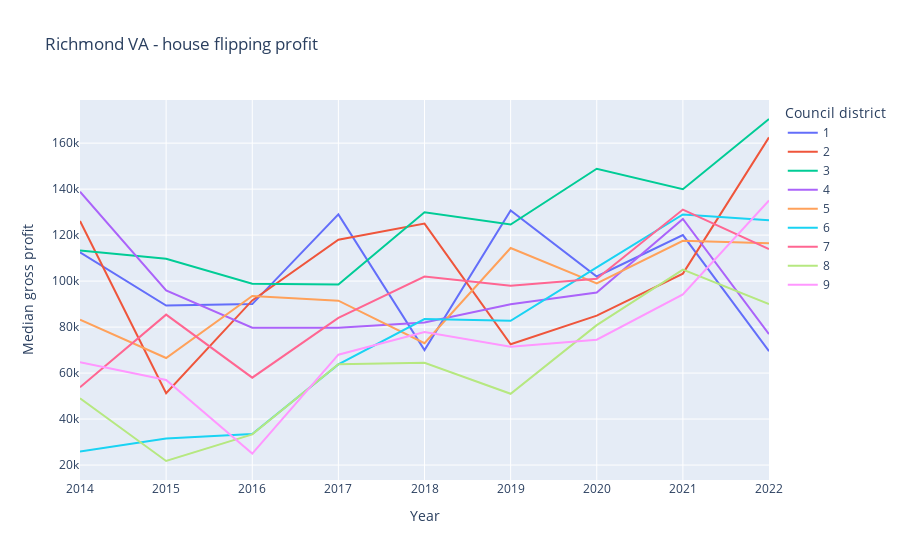

Write notebook code for a chart like this one.
### Code cell
px.line(fyn, x='year', y='median', color='dist',
       title='Richmond VA - house flipping profit',
       labels={
                     "year": "Year",
                     "median": "Median gross profit",
                     "dist": "Council district"
                 })

### Figure 1 — Plotly figure (JSON) as saved in the notebook; plotly's stock layout.template omitted (floating-point values rounded to 4 significant figures)
{"data": [{"hovertemplate": "Council district=1<br>Year=%{x}<br>Median gross profit=%{y}<extra></extra>", "legendgroup": "1", "line": {"color": "#636efa", "dash": "solid"}, "mode": "lines", "name": "1", "orientation": "v", "showlegend": true, "type": "scatter", "x": [2014, 2015, 2016, 2017, 2018, 2019, 2020, 2021, 2022], "xaxis": "x", "y": [112500, 89400, 90000, 129000, 70000, 130750, 102000, 120000, 69500], "yaxis": "y"}, {"hovertemplate": "Council district=2<br>Year=%{x}<br>Median gross profit=%{y}<extra></extra>", "legendgroup": "2", "line": {"color": "#EF553B", "dash": "solid"}, "mode": "lines", "name": "2", "orientation": "v", "showlegend": true, "type": "scatter", "x": [2014, 2015, 2016, 2017, 2018, 2019, 2020, 2021, 2022], "xaxis": "x", "y": [126200.0, 51250, 91600, 118000, 125000, 72550, 85000, 103250, 162500], "yaxis": "y"}, {"hovertemplate": "Council district=3<br>Year=%{x}<br>Median gross profit=%{y}<extra></extra>", "legendgroup": "3", "line": {"color": "#00cc96", "dash": "solid"}, "mode": "lines", "name": "3", "orientation": "v", "showlegend": true, "type": "scatter", "x": [2014, 2015, 2016, 2017, 2018, 2019, 2020, 2021, 2022], "xaxis": "x", "y": [113350, 109700.0, 98900, 98500, 129950, 124600.0, 148875, 139950, 170500], "yaxis": "y"}, {"hovertemplate": "Council district=4<br>Year=%{x}<br>Median gross profit=%{y}<extra></extra>", "legendgroup": "4", "line": {"color": "#ab63fa", "dash": "solid"}, "mode": "lines", "name": "4", "orientation": "v", "showlegend": true, "type": "scatter", "x": [2014, 2015, 2016, 2017, 2018, 2019, 2020, 2021, 2022], "xaxis": "x", "y": [138900, 96000, 79750, 79750, 82000, 89975, 95000.0, 127000, 76948], "yaxis": "y"}, {"hovertemplate": "Council district=5<br>Year=%{x}<br>Median gross profit=%{y}<extra></extra>", "legendgroup": "5", "line": {"color": "#FFA15A", "dash": "solid"}, "mode": "lines", "name": "5", "orientation": "v", "showlegend": true, "type": "scatter", "x": [2014, 2015, 2016, 2017, 2018, 2019, 2020, 2021, 2022], "xaxis": "x", "y": [83200, 66560.0, 93500, 91500, 72975, 114400, 99000, 117500, 116500], "yaxis": "y"}, {"hovertemplate": "Council district=6<br>Year=%{x}<br>Median gross profit=%{y}<extra></extra>", "legendgroup": "6", "line": {"color": "#19d3f3", "dash": "solid"}, "mode": "lines", "name": "6", "orientation": "v", "showlegend": true, "type": "scatter", "x": [2014, 2015, 2016, 2017, 2018, 2019, 2020, 2021, 2022], "xaxis": "x", "y": [25850, 31550, 33500, 63750, 83500, 82750, 106000, 129000, 126500], "yaxis": "y"}, {"hovertemplate": "Council district=7<br>Year=%{x}<br>Median gross profit=%{y}<extra></extra>", "legendgroup": "7", "line": {"color": "#FF6692", "dash": "solid"}, "mode": "lines", "name": "7", "orientation": "v", "showlegend": true, "type": "scatter", "x": [2014, 2015, 2016, 2017, 2018, 2019, 2020, 2021, 2022], "xaxis": "x", "y": [53800, 85425, 58000, 84000, 102000, 97975, 101000, 131100, 113950], "yaxis": "y"}, {"hovertemplate": "Council district=8<br>Year=%{x}<br>Median gross profit=%{y}<extra></extra>", "legendgroup": "8", "line": {"color": "#B6E880", "dash": "solid"}, "mode": "lines", "name": "8", "orientation": "v", "showlegend": true, "type": "scatter", "x": [2014, 2015, 2016, 2017, 2018, 2019, 2020, 2021, 2022], "xaxis": "x", "y": [49000, 21760.0, 33355, 63820, 64500, 51000, 80850, 105000, 90000], "yaxis": "y"}, {"hovertemplate": "Council district=9<br>Year=%{x}<br>Median gross profit=%{y}<extra></extra>", "legendgroup": "9", "line": {"color": "#FF97FF", "dash": "solid"}, "mode": "lines", "name": "9", "orientation": "v", "showlegend": true, "type": "scatter", "x": [2014, 2015, 2016, 2017, 2018, 2019, 2020, 2021, 2022], "xaxis": "x", "y": [64675, 57000, 25000, 68000, 77900, 71500, 74500, 94250, 135100], "yaxis": "y"}], "layout": {"legend": {"title": {"text": "Council district"}, "tracegroupgap": 0}, "title": {"text": "Richmond VA - house flipping profit"}, "xaxis": {"anchor": "y", "domain": [0, 1], "title": {"text": "Year"}}, "yaxis": {"anchor": "x", "domain": [0, 1], "title": {"text": "Median gross profit"}}}}
